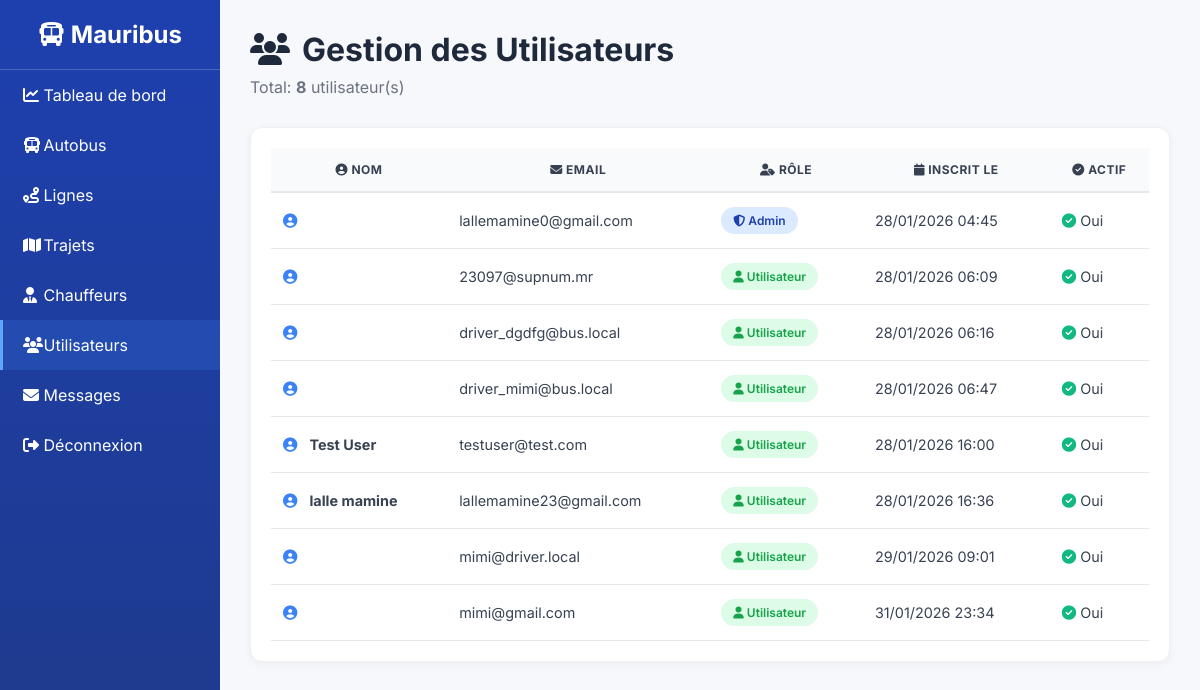
The page /users/ (signed in) on the database its author committed.
### mauribus_app/models.py (models this page shows, shortened)
class User(AbstractUser):
    username = None  # on supprime le username
    email = models.EmailField(unique=True)
    is_driver = models.BooleanField(default=False)
    is_citizen = models.BooleanField(default=False)
    is_staff = models.BooleanField(default=False)  # pour l’admin
    USERNAME_FIELD = 'email'       # l’identifiant unique devient l’email
    REQUIRED_FIELDS = []           # aucun autre champ obligatoire
    objects = CustomUserManager()  # on utilise le manager personnalisé

### mauribus_app/views.py (the view, shortened to what this page needs)
# urls.py: path("users/", views.user_list, name="user_list"),
@never_cache
@login_required(login_url='mauribus_app:login')
def user_list(request):
    return render(request, "admin/users.html", {
        "users": User.objects.all()
    })

### templates/admin/users.html (shortened to what this page needs)
{% load static %}
<!DOCTYPE html>
<html lang="fr">
<head>
    <link rel="stylesheet" href="https://cdnjs.cloudflare.com/ajax/libs/font-awesome/6.4.0/css/all.min.css">
</head>
<body>
<div class="admin-container">
    <div class="sidebar">
        <div class="sidebar-header"><i class="fas fa-bus"></i> Mauribus</div>
        <ul class="sidebar-menu">
            <li><a href="{% url 'mauribus_app:dashboard' %}"><i class="fas fa-chart-line" style="width:16px"></i> Tableau de bord</a></li>
            <li><a href="{% url 'mauribus_app:bus_list' %}"><i class="fas fa-bus" style="width:16px"></i> Autobus</a></li>
            <li><a href="{% url 'mauribus_app:line_list' %}"><i class="fas fa-route" style="width:16px"></i> Lignes</a></li>
            <li><a href="{% url 'mauribus_app:trip_list' %}"><i class="fas fa-map" style="width:16px"></i> Trajets</a></li>
            <li><a href="{% url 'mauribus_app:driver_list' %}"><i class="fas fa-user-tie" style="width:16px"></i> Chauffeurs</a></li>
            <li class="active"><a href="{% url 'mauribus_app:user_list' %}"><i class="fas fa-users" style="width:16px"></i> Utilisateurs</a></li>
            <li><a href="{% url 'mauribus_app:admin_messages' %}"><i class="fas fa-envelope" style="width:16px"></i> Messages</a></li>
            <li><a href="{% url 'mauribus_app:logout' %}"><i class="fas fa-sign-out-alt" style="width:16px"></i> Déconnexion</a></li>
        </ul>
    </div>
    <div class="main-content">
        <div class="top-bar">
            <h1><i class="fas fa-users" style="margin-right:12px"></i>Gestion des Utilisateurs</h1>
            <p>Total: <strong>{{ users|length }}</strong> utilisateur(s)</p>
        </div>
        <div class="section-card">
            {% if users %}
            <table>
                <thead>
                    <tr>
                        <th><i class="fas fa-user-circle"></i> Nom</th>
                        <th><i class="fas fa-envelope"></i> Email</th>
                        <th><i class="fas fa-user-tag"></i> Rôle</th>
                        <th><i class="fas fa-calendar"></i> Inscrit le</th>
                        <th><i class="fas fa-check-circle"></i> Actif</th>
                    </tr>
                </thead>
                <tbody>
                    {% for user in users %}
                    <tr>
                        <td>
                            <i class="fas fa-user-circle" style="margin-right:8px;color:#3b82f6"></i>
                            <strong>{{ user.first_name }} {{ user.last_name }}</strong>
                        </td>
                        <td>{{ user.email }}</td>
                        <td>
                            {% if user.is_staff %}
                                <span class="status-badge status-admin"><i class="fas fa-shield-alt"></i> Admin</span>
                            {% else %}
                                <span class="status-badge status-user"><i class="fas fa-user"></i> Utilisateur</span>
                            {% endif %}
                        </td>
                        <td>{{ user.date_joined|date:"d/m/Y H:i" }}</td>
                        <td>
                            {% if user.is_active %}
                                <i class="fas fa-check-circle" style="color:#10b981"></i> Oui
                            {% else %}
                                <i class="fas fa-times-circle" style="color:#ef4444"></i> Non
                            {% endif %}
                        </td>
                    </tr>
                    {% endfor %}
                </tbody>
            </table>
            {% else %}
            <div class="empty-state">
                <i class="fas fa-inbox"></i>
                <h2>Aucun utilisateur</h2>
                <p>Aucun utilisateur n'a été trouvé dans le système.</p>
            </div>
            {% endif %}
        </div>
    </div>
</div>
</body>
</html>

### templates/admin/users.html (style rules this page uses)
* { margin: 0; padding: 0; box-sizing: border-box; }
body { font-family: Inter, system-ui, Arial; background: #f7f8fb; color: #111827; }
.admin-container { display: flex; min-height: 100vh; }
.sidebar { width: 220px; background: linear-gradient(180deg, #1e40af, #1e3a8a); color: white; display: flex; flex-direction: column; position: sticky; top: 0; height: 100vh; }
.sidebar-header { padding: 20px; font-size: 1.5em; font-weight: bold; text-align: center; border-bottom: 1px solid rgba(255,255,255,0.2); }
.sidebar-menu { list-style: none; padding: 0; margin: 0; flex: 1; }
.sidebar-menu li a { display: block; padding: 15px 20px; color: white; text-decoration: none; transition: all 0.2s; border-left: 3px solid transparent; }
.sidebar-menu li a:hover, .sidebar-menu li.active a { background: rgba(59, 130, 246, 0.2); border-left-color: #60a5fa; }
.main-content { flex: 1; padding: 30px; overflow-y: auto; }
.top-bar { margin-bottom: 30px; }
.top-bar h1 { font-size: 2rem; color: #1e293b; margin: 0 0 8px; font-weight: 700; }
.top-bar p { color: #6b7280; margin: 0; }
.section-card { background: white; border-radius: 12px; box-shadow: 0 2px 8px rgba(0,0,0,0.05); padding: 20px; margin-bottom: 20px; border: 1px solid #f0f0f0; }
table { width: 100%; border-collapse: collapse; }
th { padding: 14px 12px; font-weight: 700; background: #f8fafc; border-bottom: 2px solid #e5e7eb; text-transform: uppercase; font-size: 0.75rem; letter-spacing: 0.5px; color: #374151; }
td { padding: 14px 12px; font-size: 0.9rem; color: #374151; border-bottom: 1px solid #e5e7eb; }
.status-badge { display: inline-block; padding: 6px 12px; border-radius: 20px; font-size: 0.75rem; font-weight: 600; }
.status-admin { background: #dbeafe; color: #1e40af; }
.status-user { background: #dcfce7; color: #16a34a; }

### rows shown on the page
User: email "lallemamine0@gmail.com", is_staff True (drawn), date_joined "28/01/2026 04:45", is_active True (drawn)
User: email "23097@supnum.mr", is_staff False (drawn), date_joined "28/01/2026 06:09", is_active True (drawn)
User: email "driver_dgdfg@bus.local", is_staff False (drawn), date_joined "28/01/2026 06:16", is_active True (drawn)
User: email "driver_mimi@bus.local", is_staff False (drawn), date_joined "28/01/2026 06:47", is_active True (drawn)
User: first_name "Test", last_name "User", email "testuser@test.com", is_staff False (drawn), date_joined "28/01/2026 16:00", is_active True (drawn)
User: first_name "lalle", last_name "mamine", email "lallemamine23@gmail.com", is_staff False (drawn), date_joined "28/01/2026 16:36", is_active True (drawn)
User: email "mimi@driver.local", is_staff False (drawn), date_joined "29/01/2026 09:01", is_active True (drawn)
User: email "mimi@gmail.com", is_staff False (drawn), date_joined "31/01/2026 23:34", is_active True (drawn)

### other values the page prints
{{ users|length }} "8"
